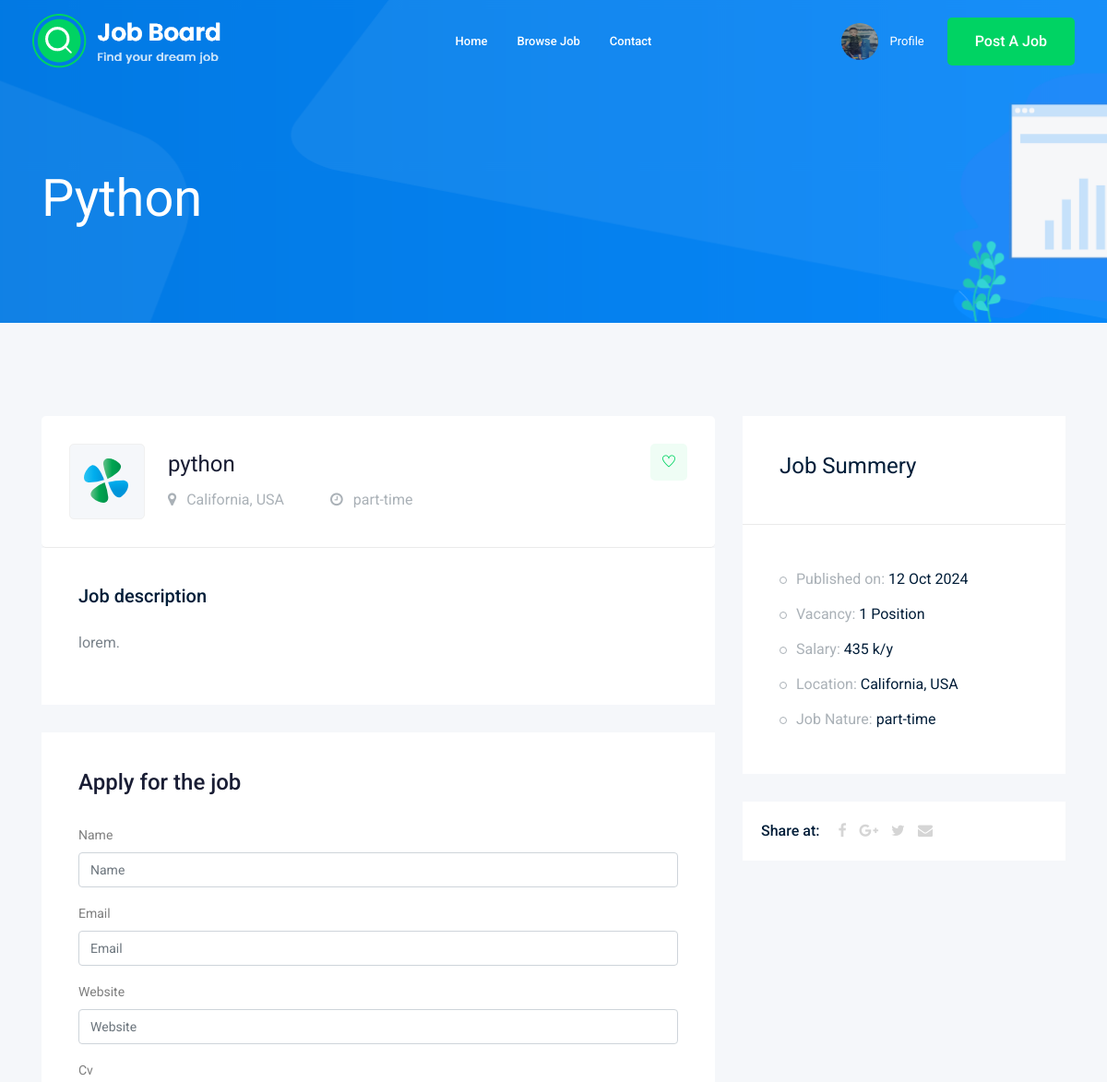
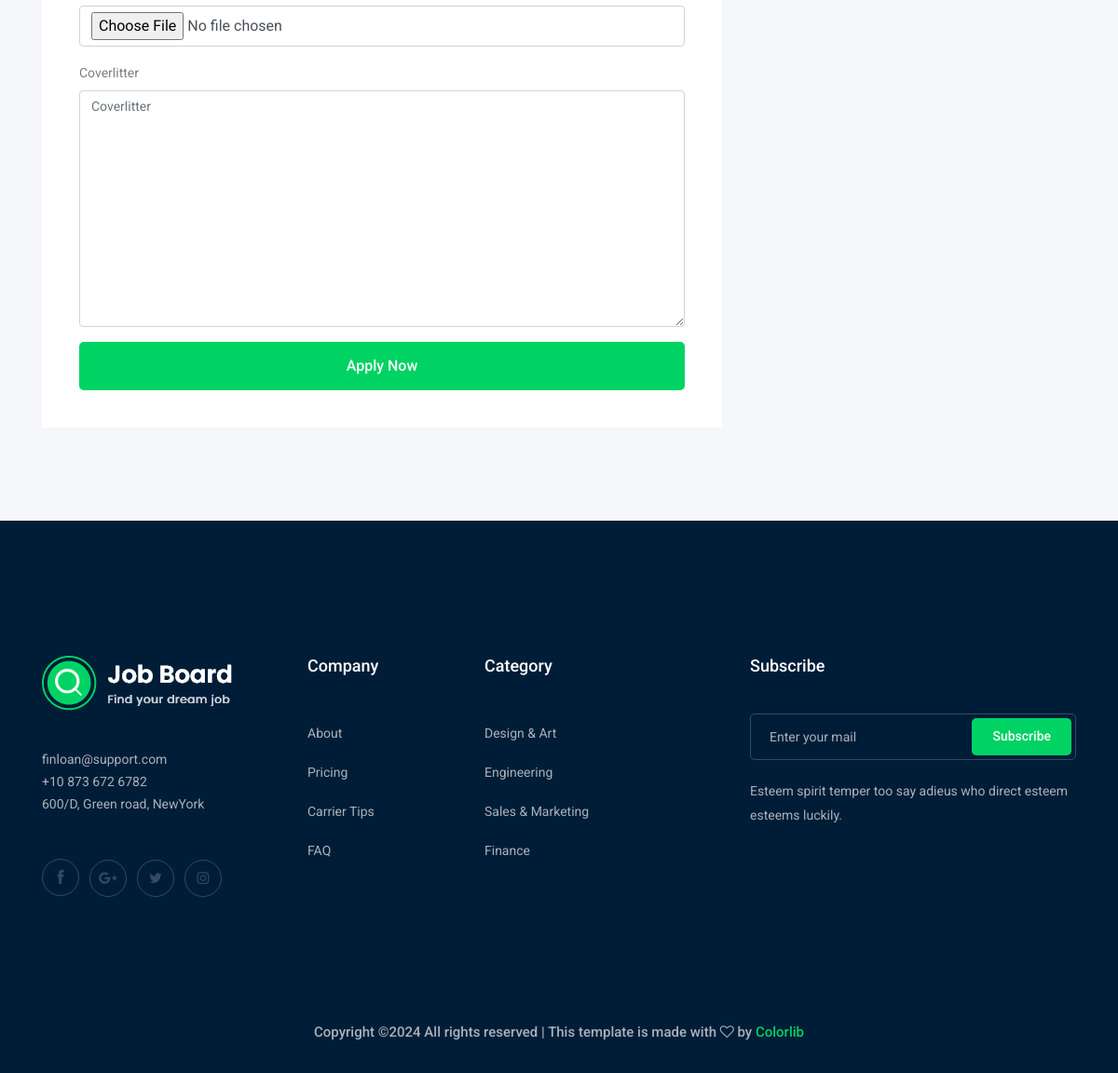
Screenshot of /jobs/python/ (signed in) with the database file from the repository (2 pictures, top to bottom).
### accounts/models.py (models this page shows, shortened)
class Profile(models.Model):
    user = models.OneToOneField(User, on_delete=models.CASCADE)
    city = models.ForeignKey('City', related_name='user_city', on_delete=models.CASCADE, blank=True, null=True)
    phone_number = models.CharField(max_length=15)
    image = models.ImageField(upload_to='profile/')

### job/models.py (models this page shows, shortened)
class Job(models.Model):
    owner = models.name = models.ForeignKey(User,on_delete=models.CASCADE)
    title = models.CharField(max_length=100)
    job_type = models.CharField(max_length=50, choices=job_type)
    description = models.TextField(max_length=500, blank=True, null=True)
    published_at = models.DateField(auto_now=True)
    vacnecy = models.IntegerField(default=1)
    salary = models.IntegerField(default=0)
    experance = models.IntegerField(default=1)
    category = models.ForeignKey('Category', on_delete=models.CASCADE,)
    image = models.ImageField(upload_to='jobs/', null=True,blank=True)
    slug = models.SlugField(blank=True, null=True)
    def __str__(self) -> str:
        return self.title

### job/views.py (the view)
# urls.py: path('<slug:slug>/', views.job_details,name='job_details'),  # URL لتفاصيل الوظيفة
@login_required
def job_details(request, slug):
    job_details = Job.objects.get(slug=slug)
    if request.method == 'POST':
        form = ApplyForm(request.POST, request.FILES)
        if form.is_valid():
            application = form.save(commit=False)
            application.job = job_details
            application.save()
            return redirect('jobs:job_list')
    else:
        form = ApplyForm()
    context = {"job":job_details, 'form':form}
    return render(request, 'job_details.html',context)

### job/forms.py
class ApplyForm(forms.ModelForm):
    class Meta:
        model = Apply
        fields = ['name', 'email', 'website', 'cv', 'coverlitter']

### job/templates/job_details.html (shortened to what this page needs)
{% extends "base.html" %}
{% load static %}
{% load bootstrap4 %}
    {% block content %}
    <div class="bradcam_area bradcam_bg_1">
        <div class="container">
            <div class="row">
                <div class="col-xl-12">
                    <div class="bradcam_text">
                        <h3>{{job}}</h3>
                    </div>
                </div>
            </div>
        </div>
    </div>
    <div class="job_details_area">
        <div class="container">
            <div class="row">
                <div class="col-lg-8">
                    <div class="job_details_header">
                        <div class="single_jobs white-bg d-flex justify-content-between">
                            <div class="jobs_left d-flex align-items-center">
                                <div class="thumb">
                                    <img src="{% static 'img/svg_icon/1.svg' %}" alt="">
                                </div>
                                <div class="jobs_conetent">
                                    <a href="#"><h4>{{job}}</h4></a>
                                    <div class="links_locat d-flex align-items-center">
                                        <div class="location">
                                            <p> <i class="fa fa-map-marker"></i> California, USA</p>
                                        </div>
                                        <div class="location">
                                            <p> <i class="fa fa-clock-o"></i> {{job.job_type}}</p>
                                        </div>
                                    </div>
                                </div>
                            </div>
                            <div class="jobs_right">
                                <div class="apply_now">
                                    <a class="heart_mark" href="#"> <i class="ti-heart"></i> </a>
                                </div>
                            </div>
                        </div>
                    </div>
                    <div class="descript_wrap white-bg">
                        <div class="single_wrap">
                            <h4>Job description</h4>
                            <p>{{job.description}}.</p>
                        </div>
                    </div>
                    <div class="apply_job_form white-bg">
                        <h4>Apply for the job</h4>
                        <form method='POST' class="form" enctype="multipart/form-data">
                            {% bootstrap_form form %}
                            {% buttons %}
                                <button class="boxed-btn3 w-100" type="submit">Apply Now</button>
                            {% endbuttons %}
                        </form>
                    </div>
                </div>
                <div class="col-lg-4">
                    <div class="job_sumary">
                        <div class="summery_header">
                            <h3>Job Summery</h3>
                        </div>
                        <div class="job_content">
                            <ul>
                                <li>Published on: <span>{{job.published_at|date:'d M o'}}</span></li>
                                <li>Vacancy: <span>{{job.vacnecy}} Position</span></li>
                                <li>Salary: <span>{{job.salary}} k/y</span></li>
                                <li>Location: <span>California, USA</span></li>
                                <li>Job Nature: <span> {{job.job_type}}</span></li>
                            </ul>
                        </div>
                    </div>
                    <div class="share_wrap d-flex">
                        <span>Share at:</span>
                        <ul>
                            <li><a href="#"> <i class="fa fa-facebook"></i></a> </li>
                            <li><a href="#"> <i class="fa fa-google-plus"></i></a> </li>
                            <li><a href="#"> <i class="fa fa-twitter"></i></a> </li>
                            <li><a href="#"> <i class="fa fa-envelope"></i></a> </li>
                        </ul>
                    </div>
                    <div class="job_location_wrap">
                        <div class="job_lok_inner">
                            <div id="map" style="height: 200px;"></div>
                          </div>
                    </div>
                </div>
            </div>
        </div>
    </div>
    {% endblock content %}

### templates/partes/header.html (shortened to what this page needs)
{% load static %}
    <header>
        <div class="header-area ">
            <div id="sticky-header" class="main-header-area">
                <div class="container-fluid ">
                    <div class="header_bottom_border">
                        <div class="row align-items-center">
                            <div class="col-xl-3 col-lg-2">
                                <div class="logo">
                                    <a href="/">
                                        <img src="{% static 'img/logo.png' %}" alt="">
                                    </a>
                                </div>
                            </div>
                            <div class="col-xl-6 col-lg-7">
                                <div class="main-menu  d-none d-lg-block">
                                    <nav>
                                        <ul id="navigation">
                                            <li><a href="/">home</a></li>
                                            <li><a href="{% url 'jobs:job_list' %}">Browse Job</a></li>
                                            <li><a href="{% url 'contact:contact' %}">Contact</a></li>
                                        </ul>
                                    </nav>
                                </div>
                            </div>
                            <div class="col-xl-3 col-lg-3 d-none d-lg-block">
                                <div class="Appointment">
                                    <div class="phone_num d-none d-xl-block">
                                        {% if user.is_authenticated %}
                                            <div class="d-flex align-items-center">
                                                {% if user.profile.image %}
                                                    <img src="{{ user.profile.image.url }}" alt="User Photo" class="rounded-circle" width="40" height="40">
                                                {% else %}
                                                    <img src="{% static 'img/svg_icon/1.svg' %}" alt="Default Photo" class="rounded-circle" width="40" height="40">
                                                {% endif %}
                                                <div class="ms-2">
                                                    <a href="{% url 'accounts:profile' %}" class="btn btn-link">Profile</a>
                                                </div>
                                            </div>
                                        {% else %}
                                            <a href="{% url 'login' %}" class="btn btn-link">Log in</a>
                                        {% endif %}
                                    </div>
                                    <div class="d-none d-lg-block">
                                        <a class="boxed-btn3" href="{% url 'jobs:add_job' %}">Post a Job</a>
                                    </div>
                                </div>
                            </div>
                            <div class="col-12">
                            </div>
                        </div>
                    </div>
                </div>
            </div>
        </div>
    </header>

### rows the page displays
Job: title "Python", title "python", job_type "part-time", description "lorem", published_at "12 Oct 2024", vacnecy "1", salary "435"
